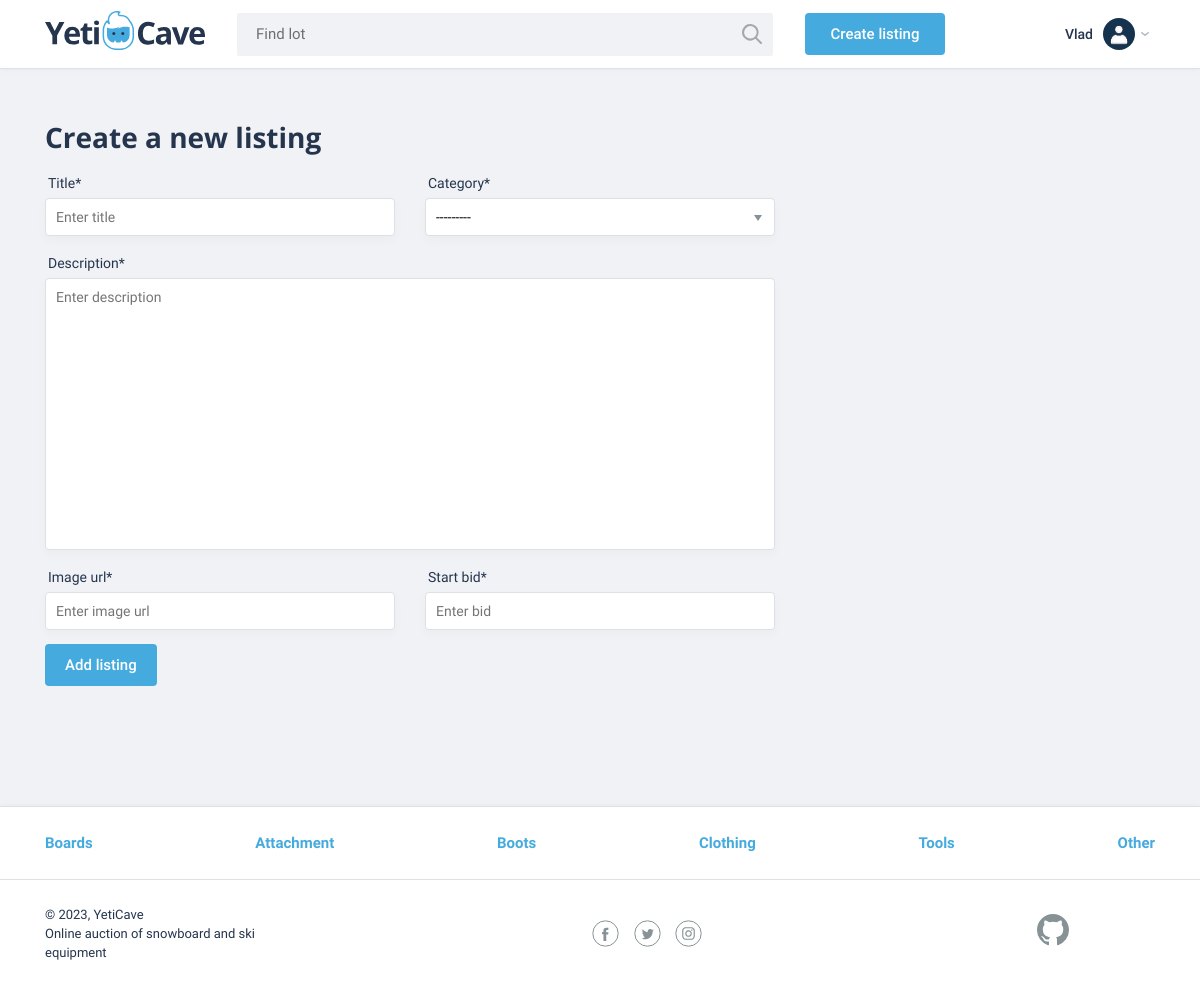
The page /create_listing (signed in) on the database its author committed.
### auctions/models.py (models this page shows)
class User(AbstractUser):
    pass

class Category(models.Model):
    name = models.CharField(max_length=64)
    def __str__(self):
        return self.name

### auctions/views.py (the view)
# urls.py: path("create_listing", views.create_listing, name="create_listing"),
def create_listing(request):
    if request.method == "POST":
        form = CreateListingForm(request.POST)
        if form.is_valid():
            listing = form.save(commit=False)
            listing.creator = request.user
            listing.save()
            return HttpResponseRedirect(reverse("index"))
    else:
        form = CreateListingForm()
    return render(request, "auctions/create_listing.html", {"form": form})

### auctions/forms.py
class CreateListingForm(forms.ModelForm):
    class Meta:
        model = Listing
        fields = ["title", "description", "start_bid", "image_url", "category"]
        widgets = {
            "title": forms.TextInput(attrs={"placeholder": "Enter title"}),
            "description": forms.Textarea(attrs={"placeholder": "Enter description"}),
            "start_bid": forms.TextInput(attrs={"placeholder": "Enter bid"}),
            "image_url": forms.URLInput(attrs={"placeholder": "Enter image url"}),
        }

### auctions/context_processors.py (called while the page is built)
def categories(request):
    categories = Category.objects.all()
    return {"categories": categories}

### auctions/templates/auctions/create_listing.html (shortened to what this page needs)
{% extends "auctions/layout.html" %}
{% block body %}
    <main class="container">
        <form action="" method="post" class="form form--lot {% if form.errors %}form__item--invalid{% endif %}">
            <h2>Create a new listing</h2>
            <div class="form__container">
                <div class="form__item ">
                    <label for="{{ form.title.id_for_label }}">
                        {{ form.title.label }}{% if form.title.field.required %}*{% endif %}
                    </label>
                    {{ form.title }}
                </div>
                <div class="form__item ">
                    <label for="{{ form.category.id_for_label }}">
                        {{ form.category.label }}{% if form.category.field.required %}*{% endif %}
                    </label>
                    {{ form.category }}
                </div>
            </div>
            <div class="form__item ">
                <label for="{{ form.description.id_for_label }}">
                    {{ form.description.label }}{% if form.description.field.required %}*{% endif %}
                </label>
                {{ form.description }}
            </div>
            <div class="form__container">
                <div class="form__item ">
                    <label for="{{ form.image_url.id_for_label }}">
                        {{ form.image_url.label }}{% if form.image_url.field.required %}*{% endif %}
                    </label>
                    {{ form.image_url }}
                </div>
                <div class="form__item ">
                    <label for="{{ form.start_bid.id_for_label }}">
                        {{ form.start_bid.label }}{% if form.start_bid.field.required %}*{% endif %}
                    </label>
                    {{ form.start_bid }}
                </div>
            </div>
            <button type="submit" class="button">Add listing</button>
        </form>
    </main>
{% endblock %}

### auctions/templates/auctions/layout.html (shortened to what this page needs)
{% load static %}
<!DOCTYPE html>
<html lang="en">
<head>
    <link href="{% static 'auctions/css/normalize.min.css' %}" rel="stylesheet">
    <link href="{% static 'auctions/css/flatpickr.min.css' %}" rel="stylesheet">
    <link href="{% static 'auctions/css/styles.css' %}" rel="stylesheet">
</head>
<body>
    <header class="main-header">
        <div class="main-header__container container">
            <a href="/" class="main-header__logo">
                <img src="{% static 'auctions/img/logo.svg' %}" width="160" height="39" alt="YetiCave Logo">
            </a>
            <form method="get" action="/search" class="main-header__search">
                <input type="search" name="text" placeholder="Find lot">
                <button class="main-header__search-btn" type="submit">
                </button>
            </form>
            {% if user.is_authenticated %}
            <a class="main-header__add-lot button" href="{% url 'create_listing' %}">Create listing</a>
            <div class="user-menu__wrapper">
                <button class="button__menu-open menu-open">
                    <span class="menu-open__name">{{ user.username }}</span>
                    <img class="menu-open__image" src="{% static 'auctions/img/user.png' %}" width="32" height="32"
                        alt="User avatar">
                </button>
            </div>
            {% endif %}
        </div>
    </header>
    {% block body %}
    {% endblock %}
    <footer class="main-footer">
        <nav class="nav">
            <ul class="nav__list container">
                {% for category in categories %}
                    <li class="nav__item">
                        <a href="{{ category.id }}">
                            {{ category.name }}
                        </a>
                    </li>
                {% endfor %}
            </ul>
        </nav>
        <div class="main-footer__bottom container">
            <div class="main-footer__copyright">
                <p>© 2023, YetiCave</p>
                <p>Online auction of snowboard and ski equipment</p>
            </div>
            <div class="main-footer__social social">
                <a class="social__link social__link--facebook" href="#">Facebook
                </a><a class="social__link social__link--twitter" href="#">Twitter
                </a><a class="social__link social__link--instagram" href="#">Instagram
                </a>
            </div>
            <div class="main-footer__developed-by">
                <a class="logo-github" href="https://github.com/vFlicker">
                </a>
            </div>
        </div>
    </footer>
</body>
</html>

### rows shown on the page
User: username "Vlad"
Category: name "Boards"
Category: name "Attachment"
Category: name "Boots"
Category: name "Clothing"
Category: name "Tools"
Category: name "Other"
